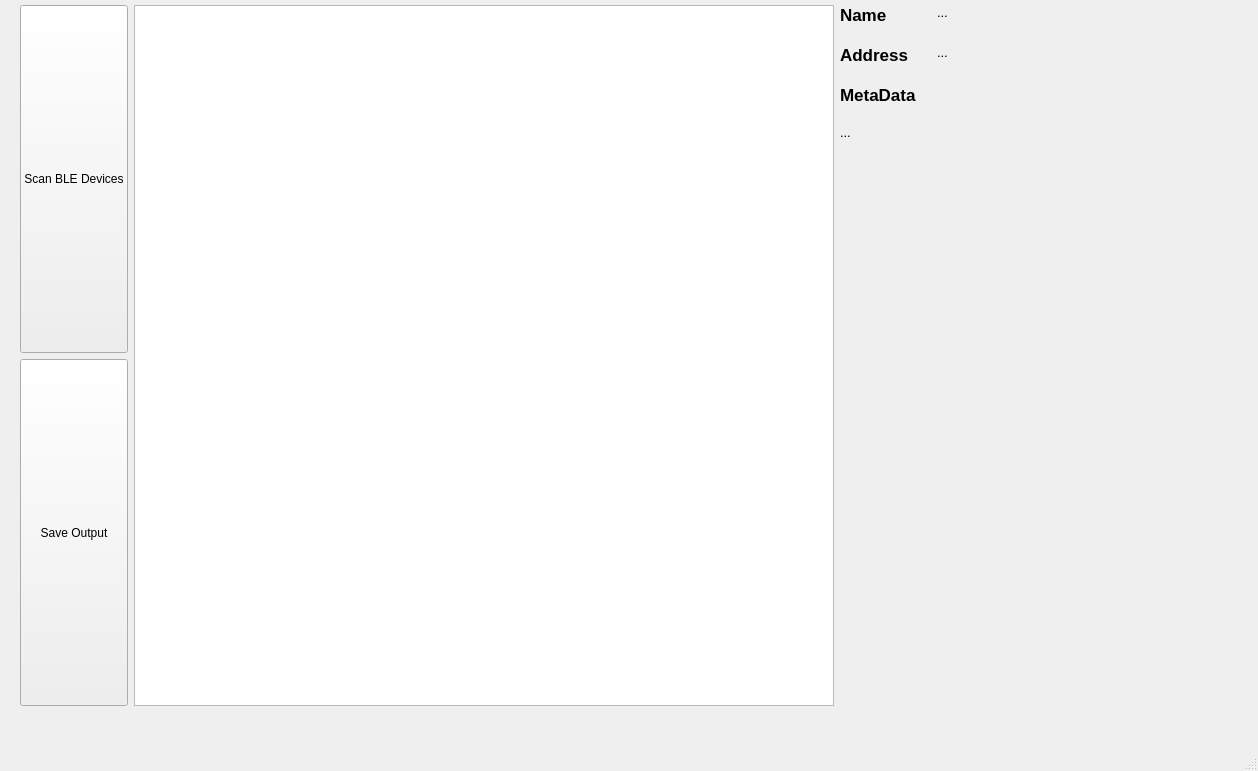
<?xml version="1.0" encoding="UTF-8"?>
<ui version="4.0">
 <class>MainWindow</class>
 <widget class="QMainWindow" name="MainWindow">
  <property name="geometry">
   <rect>
    <x>0</x>
    <y>0</y>
    <width>1258</width>
    <height>771</height>
   </rect>
  </property>
  <property name="windowTitle">
   <string>MainWindow</string>
  </property>
  <widget class="QWidget" name="centralwidget">
   <property name="sizePolicy">
    <sizepolicy hsizetype="Expanding" vsizetype="Expanding">
     <horstretch>0</horstretch>
     <verstretch>0</verstretch>
    </sizepolicy>
   </property>
   <widget class="QWidget" name="gridLayoutWidget">
    <property name="geometry">
     <rect>
      <x>20</x>
      <y>5</y>
      <width>1233</width>
      <height>701</height>
     </rect>
    </property>
    <layout class="QGridLayout" name="gridLayout">
     <item row="3" column="1" rowspan="2">
      <widget class="QListWidget" name="list">
       <property name="sizePolicy">
        <sizepolicy hsizetype="Preferred" vsizetype="Expanding">
         <horstretch>0</horstretch>
         <verstretch>0</verstretch>
        </sizepolicy>
       </property>
       <property name="minimumSize">
        <size>
         <width>700</width>
         <height>0</height>
        </size>
       </property>
      </widget>
     </item>
     <item row="3" column="0">
      <widget class="QPushButton" name="scanBtn">
       <property name="sizePolicy">
        <sizepolicy hsizetype="Maximum" vsizetype="Expanding">
         <horstretch>0</horstretch>
         <verstretch>0</verstretch>
        </sizepolicy>
       </property>
       <property name="text">
        <string>Scan BLE Devices</string>
       </property>
      </widget>
     </item>
     <item row="4" column="0">
      <widget class="QPushButton" name="saveBtn">
       <property name="sizePolicy">
        <sizepolicy hsizetype="Preferred" vsizetype="Expanding">
         <horstretch>0</horstretch>
         <verstretch>0</verstretch>
        </sizepolicy>
       </property>
       <property name="text">
        <string>Save Output</string>
       </property>
      </widget>
     </item>
     <item row="3" column="2" rowspan="2">
      <layout class="QFormLayout" name="formLayout">
       <property name="sizeConstraint">
        <enum>QLayout::SetDefaultConstraint</enum>
       </property>
       <property name="fieldGrowthPolicy">
        <enum>QFormLayout::FieldsStayAtSizeHint</enum>
       </property>
       <property name="rowWrapPolicy">
        <enum>QFormLayout::WrapLongRows</enum>
       </property>
       <property name="labelAlignment">
        <set>Qt::AlignLeading|Qt::AlignLeft|Qt::AlignTop</set>
       </property>
       <property name="horizontalSpacing">
        <number>20</number>
       </property>
       <property name="verticalSpacing">
        <number>20</number>
       </property>
       <item row="0" column="0">
        <widget class="QLabel" name="label">
         <property name="font">
          <font>
           <pointsize>13</pointsize>
           <weight>75</weight>
           <bold>true</bold>
          </font>
         </property>
         <property name="text">
          <string>Name</string>
         </property>
        </widget>
       </item>
       <item row="0" column="1">
        <widget class="QLabel" name="nameTxt">
         <property name="font">
          <font>
           <pointsize>10</pointsize>
          </font>
         </property>
         <property name="text">
          <string>...</string>
         </property>
         <property name="alignment">
          <set>Qt::AlignLeading|Qt::AlignLeft|Qt::AlignTop</set>
         </property>
        </widget>
       </item>
       <item row="1" column="0">
        <widget class="QLabel" name="label_2">
         <property name="font">
          <font>
           <pointsize>13</pointsize>
           <weight>75</weight>
           <bold>true</bold>
          </font>
         </property>
         <property name="text">
          <string>Address</string>
         </property>
        </widget>
       </item>
       <item row="1" column="1">
        <widget class="QLabel" name="addrTxt">
         <property name="font">
          <font>
           <pointsize>10</pointsize>
          </font>
         </property>
         <property name="text">
          <string>...</string>
         </property>
         <property name="alignment">
          <set>Qt::AlignLeading|Qt::AlignLeft|Qt::AlignTop</set>
         </property>
        </widget>
       </item>
       <item row="2" column="0">
        <widget class="QLabel" name="label_3">
         <property name="sizePolicy">
          <sizepolicy hsizetype="Preferred" vsizetype="Preferred">
           <horstretch>0</horstretch>
           <verstretch>0</verstretch>
          </sizepolicy>
         </property>
         <property name="font">
          <font>
           <pointsize>13</pointsize>
           <weight>75</weight>
           <bold>true</bold>
          </font>
         </property>
         <property name="text">
          <string>MetaData</string>
         </property>
        </widget>
       </item>
       <item row="3" column="0" colspan="2">
        <widget class="QLabel" name="detailsTxt">
         <property name="sizePolicy">
          <sizepolicy hsizetype="Minimum" vsizetype="Expanding">
           <horstretch>0</horstretch>
           <verstretch>0</verstretch>
          </sizepolicy>
         </property>
         <property name="font">
          <font>
           <pointsize>10</pointsize>
          </font>
         </property>
         <property name="text">
          <string>...</string>
         </property>
         <property name="alignment">
          <set>Qt::AlignLeading|Qt::AlignLeft|Qt::AlignTop</set>
         </property>
         <property name="wordWrap">
          <bool>true</bool>
         </property>
        </widget>
       </item>
      </layout>
     </item>
    </layout>
   </widget>
  </widget>
  <widget class="QMenuBar" name="menubar">
   <property name="geometry">
    <rect>
     <x>0</x>
     <y>0</y>
     <width>1258</width>
     <height>26</height>
    </rect>
   </property>
  </widget>
  <widget class="QStatusBar" name="statusbar"/>
 </widget>
 <resources/>
 <connections>
  <connection>
   <sender>scanBtn</sender>
   <signal>clicked()</signal>
   <receiver>MainWindow</receiver>
   <slot>scanNow()</slot>
   <hints>
    <hint type="sourcelabel">
     <x>68</x>
     <y>307</y>
    </hint>
    <hint type="destinationlabel">
     <x>158</x>
     <y>0</y>
    </hint>
   </hints>
  </connection>
  <connection>
   <sender>saveBtn</sender>
   <signal>clicked()</signal>
   <receiver>MainWindow</receiver>
   <slot>saveNow()</slot>
   <hints>
    <hint type="sourcelabel">
     <x>128</x>
     <y>665</y>
    </hint>
    <hint type="destinationlabel">
     <x>931</x>
     <y>360</y>
    </hint>
   </hints>
  </connection>
  <connection>
   <sender>list</sender>
   <signal>itemActivated(QListWidgetItem*)</signal>
   <receiver>MainWindow</receiver>
   <slot>updateFormData(QListWidgetItem*)</slot>
   <hints>
    <hint type="sourcelabel">
     <x>508</x>
     <y>670</y>
    </hint>
    <hint type="destinationlabel">
     <x>1105</x>
     <y>652</y>
    </hint>
   </hints>
  </connection>
 </connections>
 <slots>
  <slot>scanNow()</slot>
  <slot>saveNow()</slot>
  <slot>updateFormData(QListWidgetItem*)</slot>
 </slots>
</ui>
